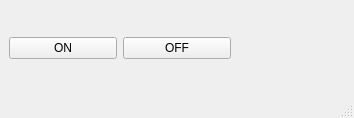
<?xml version="1.0" encoding="UTF-8"?>
<ui version="4.0">
 <class>MainWindow</class>
 <widget class="QMainWindow" name="MainWindow">
  <property name="geometry">
   <rect>
    <x>0</x>
    <y>0</y>
    <width>354</width>
    <height>118</height>
   </rect>
  </property>
  <property name="windowTitle">
   <string>MainWindow</string>
  </property>
  <widget class="QWidget" name="centralwidget">
   <layout class="QHBoxLayout" name="horizontalLayout">
    <item>
     <widget class="QPushButton" name="pushButton">
      <property name="text">
       <string>ON</string>
      </property>
     </widget>
    </item>
    <item>
     <widget class="QPushButton" name="pushButton_2">
      <property name="text">
       <string>OFF</string>
      </property>
     </widget>
    </item>
    <item>
     <widget class="QLabel" name="status">
      <property name="text">
       <string/>
      </property>
      <property name="alignment">
       <set>Qt::AlignCenter</set>
      </property>
     </widget>
    </item>
   </layout>
  </widget>
  <widget class="QMenuBar" name="menubar">
   <property name="geometry">
    <rect>
     <x>0</x>
     <y>0</y>
     <width>354</width>
     <height>22</height>
    </rect>
   </property>
  </widget>
  <widget class="QStatusBar" name="statusbar"/>
 </widget>
 <resources/>
 <connections/>
</ui>
